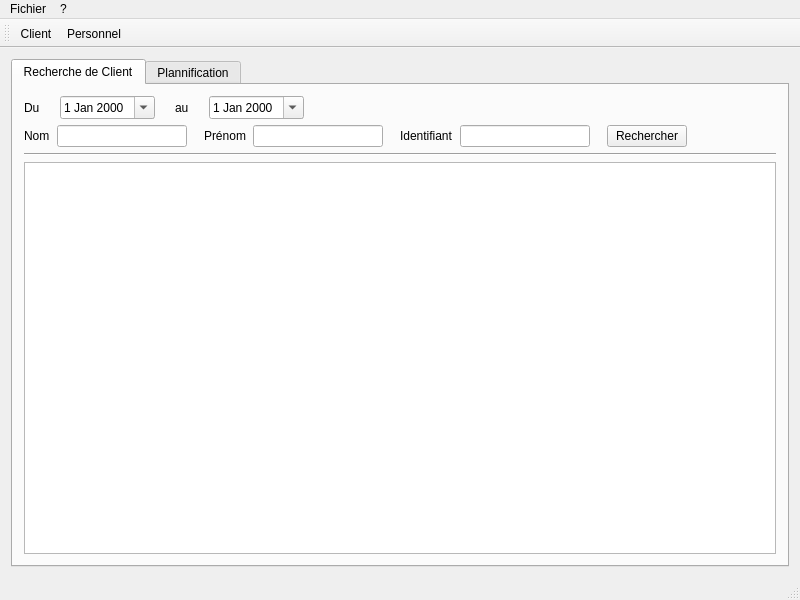
<?xml version="1.0" encoding="UTF-8"?>
<ui version="4.0">
 <class>MainWindow</class>
 <widget class="QMainWindow" name="MainWindow">
  <property name="geometry">
   <rect>
    <x>0</x>
    <y>0</y>
    <width>800</width>
    <height>600</height>
   </rect>
  </property>
  <property name="minimumSize">
   <size>
    <width>800</width>
    <height>600</height>
   </size>
  </property>
  <property name="windowTitle">
   <string>MainWindow</string>
  </property>
  <property name="windowIcon">
   <iconset resource="ressources.qrc">
    <normaloff>:/mainWndowIcon</normaloff>:/mainWndowIcon</iconset>
  </property>
  <widget class="QWidget" name="centralWidget">
   <layout class="QVBoxLayout" name="verticalLayout_2">
    <item>
     <layout class="QVBoxLayout" name="verticalLayout">
      <item>
       <widget class="QTabWidget" name="tabWidget">
        <property name="currentIndex">
         <number>0</number>
        </property>
        <widget class="QWidget" name="clientSearchTab">
         <attribute name="title">
          <string>Recherche de Client</string>
         </attribute>
         <layout class="QVBoxLayout" name="verticalLayout_4">
          <item>
           <layout class="QHBoxLayout" name="dateSearchFiltersLayout">
            <property name="spacing">
             <number>20</number>
            </property>
            <item>
             <widget class="QLabel" name="fromDateLabel">
              <property name="text">
               <string>Du</string>
              </property>
             </widget>
            </item>
            <item>
             <widget class="QDateEdit" name="fromDateSearchDateEdit">
              <property name="calendarPopup">
               <bool>true</bool>
              </property>
             </widget>
            </item>
            <item>
             <widget class="QLabel" name="toDateLabel">
              <property name="text">
               <string>au</string>
              </property>
             </widget>
            </item>
            <item>
             <widget class="QDateEdit" name="toDateSearchDateEdit">
              <property name="calendarPopup">
               <bool>true</bool>
              </property>
             </widget>
            </item>
            <item>
             <spacer name="horizontalSpacer">
              <property name="orientation">
               <enum>Qt::Horizontal</enum>
              </property>
              <property name="sizeHint" stdset="0">
               <size>
                <width>40</width>
                <height>20</height>
               </size>
              </property>
             </spacer>
            </item>
           </layout>
          </item>
          <item>
           <layout class="QHBoxLayout" name="textSearchFiltersLayout">
            <property name="spacing">
             <number>7</number>
            </property>
            <item>
             <widget class="QLabel" name="lastNameSearchLabel">
              <property name="text">
               <string>Nom</string>
              </property>
             </widget>
            </item>
            <item>
             <widget class="QLineEdit" name="lastNameSearchLineEdit">
              <property name="minimumSize">
               <size>
                <width>130</width>
                <height>0</height>
               </size>
              </property>
              <property name="maximumSize">
               <size>
                <width>130</width>
                <height>16777215</height>
               </size>
              </property>
             </widget>
            </item>
            <item>
             <spacer name="horizontalSpacer_2">
              <property name="orientation">
               <enum>Qt::Horizontal</enum>
              </property>
              <property name="sizeType">
               <enum>QSizePolicy::Fixed</enum>
              </property>
              <property name="sizeHint" stdset="0">
               <size>
                <width>10</width>
                <height>20</height>
               </size>
              </property>
             </spacer>
            </item>
            <item>
             <widget class="QLabel" name="firstNameSearchLabel">
              <property name="text">
               <string>Prénom</string>
              </property>
             </widget>
            </item>
            <item>
             <widget class="QLineEdit" name="firstNameSearchLineEdit">
              <property name="minimumSize">
               <size>
                <width>130</width>
                <height>0</height>
               </size>
              </property>
              <property name="maximumSize">
               <size>
                <width>130</width>
                <height>16777215</height>
               </size>
              </property>
             </widget>
            </item>
            <item>
             <spacer name="horizontalSpacer_4">
              <property name="orientation">
               <enum>Qt::Horizontal</enum>
              </property>
              <property name="sizeType">
               <enum>QSizePolicy::Fixed</enum>
              </property>
              <property name="sizeHint" stdset="0">
               <size>
                <width>10</width>
                <height>20</height>
               </size>
              </property>
             </spacer>
            </item>
            <item>
             <widget class="QLabel" name="idSearchLabel">
              <property name="text">
               <string>Identifiant</string>
              </property>
             </widget>
            </item>
            <item>
             <widget class="QLineEdit" name="idSearchLineEdit">
              <property name="minimumSize">
               <size>
                <width>130</width>
                <height>0</height>
               </size>
              </property>
              <property name="maximumSize">
               <size>
                <width>130</width>
                <height>16777215</height>
               </size>
              </property>
             </widget>
            </item>
            <item>
             <spacer name="horizontalSpacer_5">
              <property name="orientation">
               <enum>Qt::Horizontal</enum>
              </property>
              <property name="sizeType">
               <enum>QSizePolicy::Fixed</enum>
              </property>
              <property name="sizeHint" stdset="0">
               <size>
                <width>10</width>
                <height>20</height>
               </size>
              </property>
             </spacer>
            </item>
            <item>
             <widget class="QPushButton" name="searchPushButton">
              <property name="text">
               <string>Rechercher</string>
              </property>
             </widget>
            </item>
            <item>
             <spacer name="horizontalSpacer_3">
              <property name="orientation">
               <enum>Qt::Horizontal</enum>
              </property>
              <property name="sizeHint" stdset="0">
               <size>
                <width>40</width>
                <height>20</height>
               </size>
              </property>
             </spacer>
            </item>
           </layout>
          </item>
          <item>
           <widget class="Line" name="line">
            <property name="orientation">
             <enum>Qt::Horizontal</enum>
            </property>
           </widget>
          </item>
          <item>
           <widget class="QTableView" name="clientTableView">
            <property name="selectionMode">
             <enum>QAbstractItemView::SingleSelection</enum>
            </property>
            <property name="selectionBehavior">
             <enum>QAbstractItemView::SelectRows</enum>
            </property>
           </widget>
          </item>
         </layout>
        </widget>
        <widget class="QWidget" name="planTab">
         <attribute name="title">
          <string>Plannification</string>
         </attribute>
        </widget>
       </widget>
      </item>
     </layout>
    </item>
   </layout>
  </widget>
  <widget class="QMenuBar" name="menuBar">
   <property name="geometry">
    <rect>
     <x>0</x>
     <y>0</y>
     <width>800</width>
     <height>25</height>
    </rect>
   </property>
   <widget class="QMenu" name="fileMenu">
    <property name="title">
     <string>Fichier</string>
    </property>
    <widget class="QMenu" name="addMenu">
     <property name="title">
      <string>Ajouter</string>
     </property>
     <addaction name="addClientAction"/>
     <addaction name="addStaffAction"/>
    </widget>
    <addaction name="addMenu"/>
    <addaction name="separator"/>
    <addaction name="quitAction"/>
   </widget>
   <widget class="QMenu" name="menu">
    <property name="title">
     <string>?</string>
    </property>
    <addaction name="aboutAction"/>
   </widget>
   <addaction name="fileMenu"/>
   <addaction name="menu"/>
  </widget>
  <widget class="QToolBar" name="mainToolBar">
   <attribute name="toolBarArea">
    <enum>TopToolBarArea</enum>
   </attribute>
   <attribute name="toolBarBreak">
    <bool>false</bool>
   </attribute>
   <addaction name="addClientAction"/>
   <addaction name="addStaffAction"/>
  </widget>
  <widget class="QStatusBar" name="statusBar"/>
  <action name="quitAction">
   <property name="text">
    <string>Quiter</string>
   </property>
  </action>
  <action name="actionClient">
   <property name="text">
    <string>Client</string>
   </property>
  </action>
  <action name="addClientAction">
   <property name="icon">
    <iconset resource="ressources.qrc">
     <normaloff>:/addClientIcon</normaloff>:/addClientIcon</iconset>
   </property>
   <property name="text">
    <string>Client</string>
   </property>
   <property name="toolTip">
    <string>Ajouter Client</string>
   </property>
  </action>
  <action name="addStaffAction">
   <property name="icon">
    <iconset resource="ressources.qrc">
     <normaloff>:/addStaffIcon</normaloff>:/addStaffIcon</iconset>
   </property>
   <property name="text">
    <string>Personnel</string>
   </property>
   <property name="toolTip">
    <string>Ajouter Personnel</string>
   </property>
  </action>
  <action name="aboutAction">
   <property name="icon">
    <iconset resource="ressources.qrc">
     <normaloff>:/aboutIcon</normaloff>:/aboutIcon</iconset>
   </property>
   <property name="text">
    <string>A propos</string>
   </property>
  </action>
 </widget>
 <layoutdefault spacing="6" margin="11"/>
 <tabstops>
  <tabstop>tabWidget</tabstop>
  <tabstop>fromDateSearchDateEdit</tabstop>
  <tabstop>toDateSearchDateEdit</tabstop>
  <tabstop>lastNameSearchLineEdit</tabstop>
  <tabstop>firstNameSearchLineEdit</tabstop>
  <tabstop>idSearchLineEdit</tabstop>
  <tabstop>searchPushButton</tabstop>
 </tabstops>
 <resources>
  <include location="ressources.qrc"/>
 </resources>
 <connections>
  <connection>
   <sender>addClientAction</sender>
   <signal>triggered()</signal>
   <receiver>MainWindow</receiver>
   <slot>showAddClientDialog()</slot>
   <hints>
    <hint type="sourcelabel">
     <x>-1</x>
     <y>-1</y>
    </hint>
    <hint type="destinationlabel">
     <x>199</x>
     <y>149</y>
    </hint>
   </hints>
  </connection>
  <connection>
   <sender>addStaffAction</sender>
   <signal>triggered()</signal>
   <receiver>MainWindow</receiver>
   <slot>showAddStaffDialog()</slot>
   <hints>
    <hint type="sourcelabel">
     <x>-1</x>
     <y>-1</y>
    </hint>
    <hint type="destinationlabel">
     <x>199</x>
     <y>149</y>
    </hint>
   </hints>
  </connection>
  <connection>
   <sender>aboutAction</sender>
   <signal>triggered()</signal>
   <receiver>MainWindow</receiver>
   <slot>showAboutDialog()</slot>
   <hints>
    <hint type="sourcelabel">
     <x>-1</x>
     <y>-1</y>
    </hint>
    <hint type="destinationlabel">
     <x>199</x>
     <y>149</y>
    </hint>
   </hints>
  </connection>
  <connection>
   <sender>quitAction</sender>
   <signal>triggered()</signal>
   <receiver>MainWindow</receiver>
   <slot>close()</slot>
   <hints>
    <hint type="sourcelabel">
     <x>-1</x>
     <y>-1</y>
    </hint>
    <hint type="destinationlabel">
     <x>399</x>
     <y>299</y>
    </hint>
   </hints>
  </connection>
 </connections>
 <slots>
  <slot>showAddClientDialog()</slot>
  <slot>showAddStaffDialog()</slot>
  <slot>showAboutDialog()</slot>
 </slots>
</ui>
